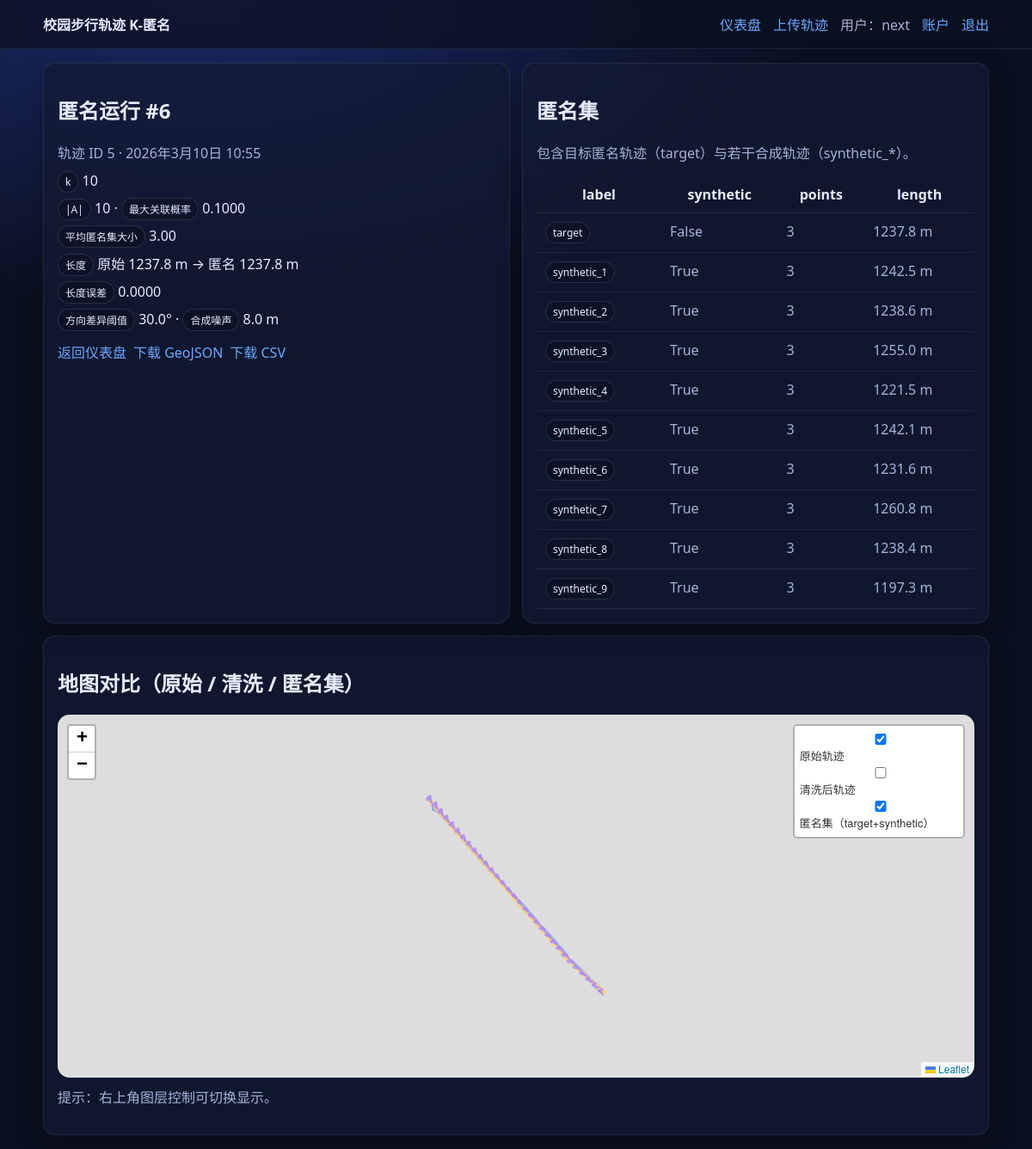
Page /dashboard/run/6/ (signed in) on the committed database.
### apps/anonymizer/models.py (models this page shows, shortened)
class AnonymizationRun(models.Model):
    owner = models.ForeignKey(settings.AUTH_USER_MODEL, on_delete=models.CASCADE)
    trajectory = models.ForeignKey(Trajectory, on_delete=models.CASCADE)
    created_at = models.DateTimeField(auto_now_add=True)
    k = models.IntegerField(default=5)
    adaptive_k = models.BooleanField(default=False)
    max_length_error_ratio = models.FloatField(default=0.10)
    direction_diversity_deg = models.FloatField(default=30.0)
    synthetic_noise_m = models.FloatField(default=8.0)
    anonymized_set_size = models.IntegerField(default=0)
    max_linkage_prob = models.FloatField(default=1.0)
    avg_set_size = models.FloatField(default=0.0)
    length_m_original = models.FloatField(default=0.0)
    length_m_anonymized = models.FloatField(default=0.0)
    length_error_ratio = models.FloatField(default=0.0)
    status = models.CharField(max_length=20, default="ok")
    error_message = models.TextField(blank=True)

class AnonymizedTrajectory(models.Model):
    run = models.ForeignKey(AnonymizationRun, on_delete=models.CASCADE, related_name="anonymized_trajectories")
    label = models.CharField(max_length=100, default="anonymized")
    is_synthetic = models.BooleanField(default=False)
    points_count = models.IntegerField(default=0)
    length_m = models.FloatField(default=0.0)

### apps/dashboard/views.py (the view)
# urls.py: path("dashboard/run/<int:run_id>/", views.run_detail, name="run_detail"),
@login_required
@require_http_methods(["GET"])
def run_detail(request: HttpRequest, run_id: int) -> HttpResponse:
    run_obj = get_object_or_404(AnonymizationRun, id=run_id, owner=request.user)
    return render(
        request,
        "dashboard/run_detail.html",
        {
            "run": run_obj,
            "anon_trajs": run_obj.anonymized_trajectories.order_by("id"),
        },
    )

### templates/dashboard/run_detail.html (shortened to what this page needs)
{% extends "base/base.html" %}
{% block content %}
  <div class="grid">
    <div class="card">
      <h2>匿名运行 #{{ run.id }}</h2>
      <div class="muted">轨迹 ID {{ run.trajectory_id }} · {{ run.created_at }}</div>
      <div style="margin-top: 10px; display:grid; gap: 6px;">
        <div><span class="badge">k</span> {{ run.k }} {% if run.adaptive_k %}<span class="badge">自适应k</span>{% endif %}</div>
        <div><span class="badge">|A|</span> {{ run.anonymized_set_size }} · <span class="badge">最大关联概率</span> {{ run.max_linkage_prob|floatformat:4 }}</div>
        <div><span class="badge">平均匿名集大小</span> {{ run.avg_set_size|floatformat:2 }}</div>
        <div><span class="badge">长度</span> 原始 {{ run.length_m_original|floatformat:1 }} m → 匿名 {{ run.length_m_anonymized|floatformat:1 }} m</div>
        <div><span class="badge">长度误差</span> {{ run.length_error_ratio|floatformat:4 }}</div>
        <div><span class="badge">方向差异阈值</span> {{ run.direction_diversity_deg }}° · <span class="badge">合成噪声</span> {{ run.synthetic_noise_m }} m</div>
      </div>
      <div class="row-actions" style="margin-top: 12px;">
        <a class="btn" href="/dashboard/">返回仪表盘</a>
        <a class="btn" href="/dashboard/run/{{ run.id }}/download.geojson">下载 GeoJSON</a>
        <a class="btn" href="/dashboard/run/{{ run.id }}/download.csv">下载 CSV</a>
      </div>
    </div>
    <div class="card">
      <h2>匿名集</h2>
      <p class="muted">包含目标匿名轨迹（target）与若干合成轨迹（synthetic_*）。</p>
      <table class="table">
        <thead>
          <tr><th>label</th><th>synthetic</th><th>points</th><th>length</th></tr>
        </thead>
        <tbody>
          {% for t in anon_trajs %}
            <tr>
              <td><span class="badge">{{ t.label }}</span></td>
              <td class="muted">{{ t.is_synthetic }}</td>
              <td class="muted">{{ t.points_count }}</td>
              <td class="muted">{{ t.length_m|floatformat:1 }} m</td>
            </tr>
          {% endfor %}
        </tbody>
      </table>
    </div>
  </div>
  <div class="card" style="margin-top: 14px;">
    <h2>地图对比（原始 / 清洗 / 匿名集）</h2>
    <div id="map" class="map"></div>
    <p class="muted" style="margin-top: 10px;">提示：右上角图层控制可切换显示。</p>
  </div>
{% endblock %}

### templates/base/base.html (shortened to what this page needs)
<!doctype html>
<html lang="zh-CN">
  <head>
    <link rel="stylesheet" href="https://unpkg.com/leaflet@1.9.4/dist/leaflet.css" />
    <link rel="stylesheet" href="/static/css/app.css" />
  </head>
  <body>
    <header class="topbar">
      <div class="container topbar-inner">
        <div class="brand"><a href="/">校园步行轨迹 K-匿名</a></div>
        <nav class="nav">
          <a href="/dashboard/">仪表盘</a>
          <a href="/trajectories/upload/">上传轨迹</a>
          {% if user.is_authenticated %}
            <span class="muted">用户：{{ user.username }}</span>
            <a href="/accounts/profile/">账户</a>
            <a href="/accounts/logout/">退出</a>
          {% else %}
            <a href="/accounts/login/">登录</a>
            <a href="/accounts/signup/">注册</a>
          {% endif %}
        </nav>
      </div>
    </header>
    <main class="container">
      {% block content %}{% endblock %}
    </main>
  </body>
</html>

### static/css/app.css (style rules this page uses)
:root { --bg: #0b1020; --panel: #121a33; --text: #e7ebff; --muted: #a8b2d8; --accent: #6aa8ff; --danger: #ff6a6a; --ok: #6affb0; }
body { margin: 0; font-family: system-ui, -apple-system, Segoe UI, Roboto, "Noto Sans SC", "PingFang SC", "Microsoft YaHei", sans-serif; background: radial-gradient(1200px 600px at 20% 0%, #1a2a6a 0%, var(--bg) 60%); color: var(--text); }
a { color: var(--accent); text-decoration: none; }
.container { max-width: 1100px; margin: 0 auto; padding: 16px; }
.topbar { position: sticky; top: 0; backdrop-filter: blur(10px); background: rgba(11, 16, 32, 0.75); border-bottom: 1px solid rgba(255,255,255,0.08); z-index: 10; }
.topbar-inner { display: flex; justify-content: space-between; align-items: center; gap: 16px; }
.brand a { font-weight: 700; color: var(--text); }
.nav { display: flex; gap: 14px; align-items: center; }
.muted { color: var(--muted); }
.card { background: rgba(18, 26, 51, 0.75); border: 1px solid rgba(255,255,255,0.08); border-radius: 14px; padding: 16px; box-shadow: 0 10px 30px rgba(0,0,0,0.25); }
.grid { display: grid; grid-template-columns: 1fr 1fr; gap: 14px; }
.table { width: 100%; border-collapse: collapse; }
.table th, .table td { padding: 10px; border-bottom: 1px solid rgba(255,255,255,0.08); vertical-align: top; }
.badge { display:inline-block; padding: 3px 8px; border-radius: 999px; border: 1px solid rgba(255,255,255,0.12); background: rgba(11,16,32,0.55); font-size: 12px; }
.row-actions { display:flex; flex-wrap:wrap; gap: 8px; }
.map { height: 420px; border-radius: 14px; overflow:hidden; border: 1px solid rgba(255,255,255,0.10); }

### rows in the picture
AnonymizationRun: id "6", trajectory_id "5", created_at "2026年3月10日 10:55", k "10", anonymized_set_size "10", max_linkage_prob "0.1000", avg_set_size "3.00", length_m_original "1237.8", length_m_anonymized "1237.8", length_error_ratio "0.0000", direction_diversity_deg "30.0", synthetic_noise_m "8.0"
AnonymizedTrajectory: label "target", is_synthetic "False", points_count "3", length_m "1237.8"
AnonymizedTrajectory: label "synthetic_1", is_synthetic "True", points_count "3", length_m "1242.5"
AnonymizedTrajectory: label "synthetic_2", is_synthetic "True", points_count "3", length_m "1238.6"
AnonymizedTrajectory: label "synthetic_3", is_synthetic "True", points_count "3", length_m "1255.0"
AnonymizedTrajectory: label "synthetic_4", is_synthetic "True", points_count "3", length_m "1221.5"
AnonymizedTrajectory: label "synthetic_5", is_synthetic "True", points_count "3", length_m "1242.1"
AnonymizedTrajectory: label "synthetic_6", is_synthetic "True", points_count "3", length_m "1231.6"
AnonymizedTrajectory: label "synthetic_7", is_synthetic "True", points_count "3", length_m "1260.8"
AnonymizedTrajectory: label "synthetic_8", is_synthetic "True", points_count "3", length_m "1238.4"
AnonymizedTrajectory: label "synthetic_9", is_synthetic "True", points_count "3", length_m "1197.3"

### other values in the picture
{{ user.username }} "next"
